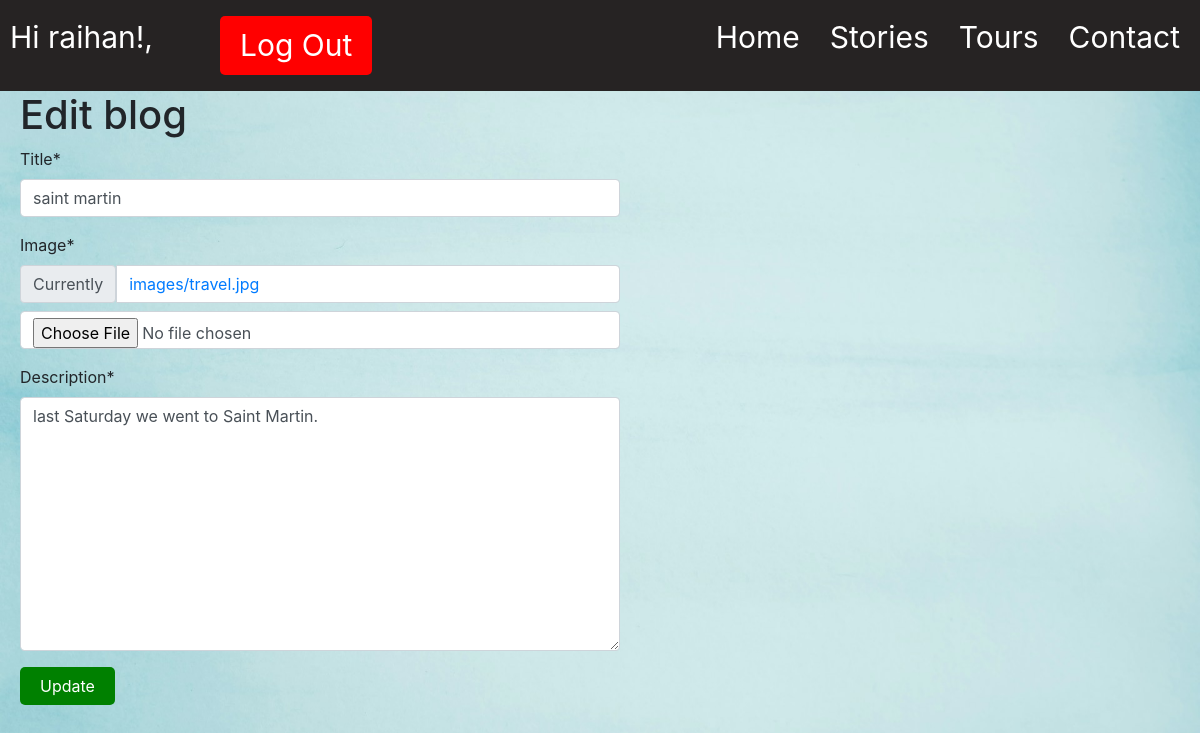
The page /blog/update/1/ (signed in) on the database as committed earlier.
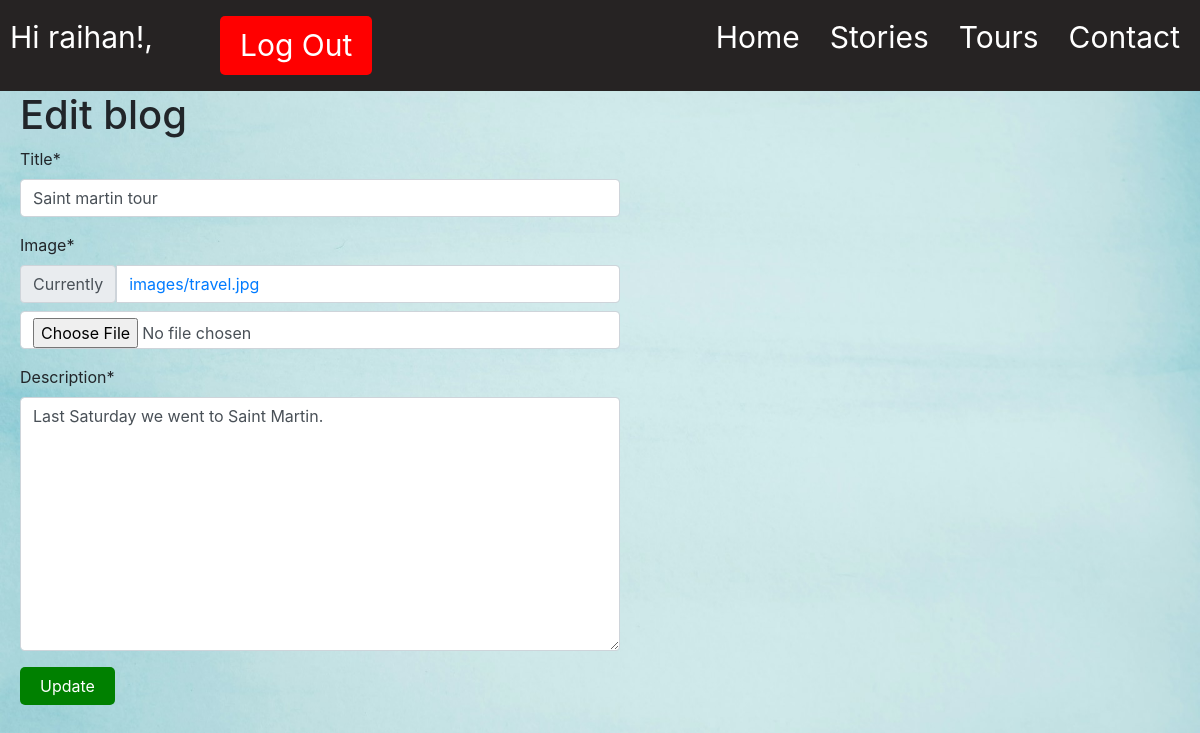
The same page on the database as committed later.
### travel/models.py (models this page shows, shortened)
class Blog(models.Model):
    author = models.ForeignKey(CustomUser, on_delete=models.CASCADE, related_name='blog_posts')
    title = models.CharField(max_length=200)
    image = models.ImageField(upload_to='images',default='default.jpg')
    description = models.TextField()
    created = models.DateTimeField(auto_now=True)
    updated = models.DateTimeField(auto_now_add=True)

### travel/views.py (the view)
# urls.py: path('blog/update/<int:pk>/', BlogUpdateView.as_view(), name='blog_update'),
class BlogUpdateView(LoginRequiredMixin,UserPassesTestMixin,UpdateView):
    model = Blog
    template_name = 'blog_edit.html'
    fields = ['title', 'image', 'description']
    def test_func(self):
        obj = self.get_object()
        return obj.author == self.request.user

### templates/blog_edit.html
{% extends 'base.html' %}
{% load crispy_forms_tags %}
{% block content %}
<h1 class="edit-form">Edit blog</h1>
<form class="edit-form" action="" method="post" class="form-edit" enctype="multipart/form-data">{% csrf_token %}
    {{ form |crispy }}
    <input class="edit-btn" type="submit" value="Update">
</form>
{% endblock content %}

Rows that differ between the two databases and show on the page:
changed Blog: title "saint martin" → "Saint martin tour"; description "last Saturday we went to Saint Martin." → "Last Saturday we went to Saint Martin."
